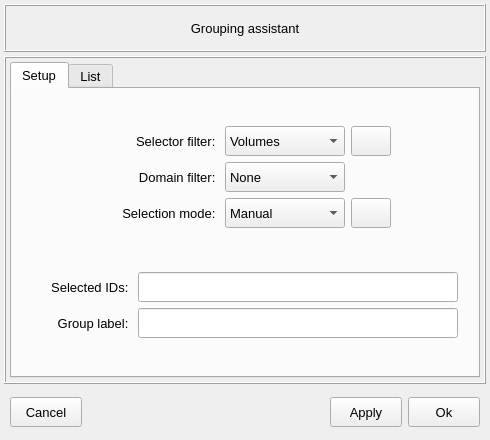
<?xml version="1.0" encoding="UTF-8"?>
<ui version="4.0">
 <class>Dialog</class>
 <widget class="QDialog" name="Dialog">
  <property name="geometry">
   <rect>
    <x>0</x>
    <y>0</y>
    <width>490</width>
    <height>440</height>
   </rect>
  </property>
  <property name="windowTitle">
   <string>Grouping assistant</string>
  </property>
  <layout class="QGridLayout" name="gridLayout">
   <property name="leftMargin">
    <number>4</number>
   </property>
   <property name="topMargin">
    <number>4</number>
   </property>
   <property name="rightMargin">
    <number>4</number>
   </property>
   <property name="bottomMargin">
    <number>4</number>
   </property>
   <property name="spacing">
    <number>4</number>
   </property>
   <item row="1" column="0">
    <widget class="QFrame" name="frame_2">
     <property name="minimumSize">
      <size>
       <width>0</width>
       <height>0</height>
      </size>
     </property>
     <property name="maximumSize">
      <size>
       <width>16777215</width>
       <height>460</height>
      </size>
     </property>
     <property name="frameShape">
      <enum>QFrame::Shape::Box</enum>
     </property>
     <property name="frameShadow">
      <enum>QFrame::Shadow::Raised</enum>
     </property>
     <layout class="QGridLayout" name="gridLayout_3">
      <property name="leftMargin">
       <number>4</number>
      </property>
      <property name="topMargin">
       <number>4</number>
      </property>
      <property name="rightMargin">
       <number>4</number>
      </property>
      <property name="bottomMargin">
       <number>4</number>
      </property>
      <property name="spacing">
       <number>4</number>
      </property>
      <item row="0" column="0">
       <widget class="QTabWidget" name="tabWidget_main">
        <property name="font">
         <font>
          <pointsize>10</pointsize>
         </font>
        </property>
        <property name="currentIndex">
         <number>0</number>
        </property>
        <widget class="QWidget" name="tab_main">
         <attribute name="title">
          <string>Setup</string>
         </attribute>
         <layout class="QGridLayout" name="gridLayout_5">
          <property name="leftMargin">
           <number>4</number>
          </property>
          <property name="topMargin">
           <number>4</number>
          </property>
          <property name="rightMargin">
           <number>4</number>
          </property>
          <property name="bottomMargin">
           <number>4</number>
          </property>
          <property name="spacing">
           <number>4</number>
          </property>
          <item row="2" column="0">
           <widget class="QFrame" name="frame_4">
            <property name="maximumSize">
             <size>
              <width>16777215</width>
              <height>84</height>
             </size>
            </property>
            <property name="frameShape">
             <enum>QFrame::Shape::NoFrame</enum>
            </property>
            <property name="frameShadow">
             <enum>QFrame::Shadow::Raised</enum>
            </property>
            <layout class="QGridLayout" name="gridLayout_4">
             <item row="1" column="3">
              <spacer name="horizontalSpacer">
               <property name="orientation">
                <enum>Qt::Orientation::Horizontal</enum>
               </property>
               <property name="sizeHint" stdset="0">
                <size>
                 <width>40</width>
                 <height>20</height>
                </size>
               </property>
              </spacer>
             </item>
             <item row="0" column="2">
              <widget class="QLineEdit" name="lineEdit_selected_ids">
               <property name="minimumSize">
                <size>
                 <width>320</width>
                 <height>30</height>
                </size>
               </property>
               <property name="maximumSize">
                <size>
                 <width>16777215</width>
                 <height>30</height>
                </size>
               </property>
               <property name="font">
                <font>
                 <pointsize>10</pointsize>
                </font>
               </property>
               <property name="styleSheet">
                <string notr="true"/>
               </property>
               <property name="text">
                <string/>
               </property>
               <property name="alignment">
                <set>Qt::AlignmentFlag::AlignCenter</set>
               </property>
              </widget>
             </item>
             <item row="0" column="1">
              <widget class="QLabel" name="label_selected_ids">
               <property name="minimumSize">
                <size>
                 <width>100</width>
                 <height>30</height>
                </size>
               </property>
               <property name="maximumSize">
                <size>
                 <width>100</width>
                 <height>30</height>
                </size>
               </property>
               <property name="font">
                <font>
                 <family>MS Shell Dlg 2</family>
                 <pointsize>10</pointsize>
                 <italic>false</italic>
                 <bold>false</bold>
                </font>
               </property>
               <property name="text">
                <string>Selected IDs: </string>
               </property>
               <property name="alignment">
                <set>Qt::AlignmentFlag::AlignRight|Qt::AlignmentFlag::AlignTrailing|Qt::AlignmentFlag::AlignVCenter</set>
               </property>
              </widget>
             </item>
             <item row="1" column="1">
              <widget class="QLabel" name="label_10">
               <property name="minimumSize">
                <size>
                 <width>100</width>
                 <height>30</height>
                </size>
               </property>
               <property name="maximumSize">
                <size>
                 <width>100</width>
                 <height>30</height>
                </size>
               </property>
               <property name="font">
                <font>
                 <family>MS Shell Dlg 2</family>
                 <pointsize>10</pointsize>
                 <italic>false</italic>
                 <bold>false</bold>
                </font>
               </property>
               <property name="text">
                <string>Group label: </string>
               </property>
               <property name="alignment">
                <set>Qt::AlignmentFlag::AlignRight|Qt::AlignmentFlag::AlignTrailing|Qt::AlignmentFlag::AlignVCenter</set>
               </property>
              </widget>
             </item>
             <item row="1" column="2">
              <widget class="QLineEdit" name="lineEdit_group_label">
               <property name="minimumSize">
                <size>
                 <width>320</width>
                 <height>30</height>
                </size>
               </property>
               <property name="maximumSize">
                <size>
                 <width>16777215</width>
                 <height>30</height>
                </size>
               </property>
               <property name="font">
                <font>
                 <pointsize>10</pointsize>
                </font>
               </property>
               <property name="styleSheet">
                <string notr="true"/>
               </property>
               <property name="text">
                <string/>
               </property>
               <property name="alignment">
                <set>Qt::AlignmentFlag::AlignCenter</set>
               </property>
              </widget>
             </item>
             <item row="1" column="0">
              <spacer name="horizontalSpacer_2">
               <property name="orientation">
                <enum>Qt::Orientation::Horizontal</enum>
               </property>
               <property name="sizeHint" stdset="0">
                <size>
                 <width>40</width>
                 <height>20</height>
                </size>
               </property>
              </spacer>
             </item>
            </layout>
           </widget>
          </item>
          <item row="0" column="0">
           <widget class="QFrame" name="frame_5">
            <property name="minimumSize">
             <size>
              <width>0</width>
              <height>80</height>
             </size>
            </property>
            <property name="maximumSize">
             <size>
              <width>16777215</width>
              <height>120</height>
             </size>
            </property>
            <property name="frameShape">
             <enum>QFrame::Shape::NoFrame</enum>
            </property>
            <property name="frameShadow">
             <enum>QFrame::Shadow::Raised</enum>
            </property>
            <layout class="QGridLayout" name="gridLayout_6">
             <property name="leftMargin">
              <number>2</number>
             </property>
             <property name="topMargin">
              <number>6</number>
             </property>
             <property name="rightMargin">
              <number>2</number>
             </property>
             <property name="bottomMargin">
              <number>2</number>
             </property>
             <property name="horizontalSpacing">
              <number>6</number>
             </property>
             <property name="verticalSpacing">
              <number>2</number>
             </property>
             <item row="2" column="1">
              <widget class="QLabel" name="label_domain_filter">
               <property name="minimumSize">
                <size>
                 <width>120</width>
                 <height>30</height>
                </size>
               </property>
               <property name="maximumSize">
                <size>
                 <width>120</width>
                 <height>30</height>
                </size>
               </property>
               <property name="font">
                <font>
                 <pointsize>10</pointsize>
                </font>
               </property>
               <property name="text">
                <string>Domain filter: </string>
               </property>
               <property name="alignment">
                <set>Qt::AlignmentFlag::AlignRight|Qt::AlignmentFlag::AlignTrailing|Qt::AlignmentFlag::AlignVCenter</set>
               </property>
              </widget>
             </item>
             <item row="3" column="2">
              <widget class="QComboBox" name="comboBox_selection_mode">
               <property name="minimumSize">
                <size>
                 <width>120</width>
                 <height>30</height>
                </size>
               </property>
               <property name="maximumSize">
                <size>
                 <width>120</width>
                 <height>30</height>
                </size>
               </property>
               <property name="font">
                <font>
                 <pointsize>10</pointsize>
                </font>
               </property>
               <property name="styleSheet">
                <string notr="true"/>
               </property>
               <property name="currentIndex">
                <number>0</number>
               </property>
               <item>
                <property name="text">
                 <string>Manual</string>
                </property>
               </item>
               <item>
                <property name="text">
                 <string>Select all</string>
                </property>
               </item>
               <item>
                <property name="text">
                 <string>Select by size</string>
                </property>
               </item>
              </widget>
             </item>
             <item row="3" column="3">
              <widget class="QPushButton" name="pushButton_select">
               <property name="minimumSize">
                <size>
                 <width>40</width>
                 <height>30</height>
                </size>
               </property>
               <property name="maximumSize">
                <size>
                 <width>40</width>
                 <height>30</height>
                </size>
               </property>
               <property name="font">
                <font>
                 <family>MS Shell Dlg 2</family>
                 <pointsize>11</pointsize>
                 <italic>false</italic>
                 <bold>true</bold>
                </font>
               </property>
               <property name="toolTip">
                <string>&lt;html&gt;&lt;head/&gt;&lt;body&gt;&lt;p&gt;&lt;span style=&quot; font-size:10pt; font-weight:400;&quot;&gt;Process the entities selection.&lt;/span&gt;&lt;/p&gt;&lt;/body&gt;&lt;/html&gt;</string>
               </property>
               <property name="styleSheet">
                <string notr="true"/>
               </property>
               <property name="text">
                <string/>
               </property>
               <property name="icon">
                <iconset resource="../../../icons/dark_theme/resources.qrc">
                 <normaloff>:/icons/selection_icon.png</normaloff>:/icons/selection_icon.png</iconset>
               </property>
               <property name="iconSize">
                <size>
                 <width>20</width>
                 <height>20</height>
                </size>
               </property>
               <property name="autoDefault">
                <bool>false</bool>
               </property>
               <property name="flat">
                <bool>false</bool>
               </property>
              </widget>
             </item>
             <item row="1" column="2">
              <widget class="QComboBox" name="comboBox_selector_filter">
               <property name="minimumSize">
                <size>
                 <width>120</width>
                 <height>30</height>
                </size>
               </property>
               <property name="maximumSize">
                <size>
                 <width>120</width>
                 <height>30</height>
                </size>
               </property>
               <property name="font">
                <font>
                 <pointsize>10</pointsize>
                </font>
               </property>
               <property name="styleSheet">
                <string notr="true"/>
               </property>
               <property name="currentIndex">
                <number>0</number>
               </property>
               <item>
                <property name="text">
                 <string>Volumes</string>
                </property>
               </item>
               <item>
                <property name="text">
                 <string>Surfaces</string>
                </property>
               </item>
               <item>
                <property name="text">
                 <string>Lines</string>
                </property>
               </item>
              </widget>
             </item>
             <item row="3" column="1">
              <widget class="QLabel" name="label_selection_mode">
               <property name="minimumSize">
                <size>
                 <width>120</width>
                 <height>30</height>
                </size>
               </property>
               <property name="maximumSize">
                <size>
                 <width>120</width>
                 <height>30</height>
                </size>
               </property>
               <property name="font">
                <font>
                 <pointsize>10</pointsize>
                </font>
               </property>
               <property name="text">
                <string>Selection mode: </string>
               </property>
               <property name="alignment">
                <set>Qt::AlignmentFlag::AlignRight|Qt::AlignmentFlag::AlignTrailing|Qt::AlignmentFlag::AlignVCenter</set>
               </property>
              </widget>
             </item>
             <item row="1" column="1">
              <widget class="QLabel" name="label_selector_filter">
               <property name="minimumSize">
                <size>
                 <width>120</width>
                 <height>30</height>
                </size>
               </property>
               <property name="maximumSize">
                <size>
                 <width>120</width>
                 <height>30</height>
                </size>
               </property>
               <property name="font">
                <font>
                 <pointsize>10</pointsize>
                </font>
               </property>
               <property name="text">
                <string>Selector filter: </string>
               </property>
               <property name="alignment">
                <set>Qt::AlignmentFlag::AlignRight|Qt::AlignmentFlag::AlignTrailing|Qt::AlignmentFlag::AlignVCenter</set>
               </property>
              </widget>
             </item>
             <item row="2" column="2">
              <widget class="QComboBox" name="comboBox_domain_filter">
               <property name="minimumSize">
                <size>
                 <width>120</width>
                 <height>30</height>
                </size>
               </property>
               <property name="maximumSize">
                <size>
                 <width>120</width>
                 <height>30</height>
                </size>
               </property>
               <property name="font">
                <font>
                 <pointsize>10</pointsize>
                </font>
               </property>
               <property name="styleSheet">
                <string notr="true"/>
               </property>
               <property name="currentIndex">
                <number>0</number>
               </property>
               <item>
                <property name="text">
                 <string>None</string>
                </property>
               </item>
               <item>
                <property name="text">
                 <string>Acoustic</string>
                </property>
               </item>
               <item>
                <property name="text">
                 <string>Structural</string>
                </property>
               </item>
              </widget>
             </item>
             <item row="3" column="4">
              <spacer name="horizontalSpacer_4">
               <property name="orientation">
                <enum>Qt::Orientation::Horizontal</enum>
               </property>
               <property name="sizeHint" stdset="0">
                <size>
                 <width>40</width>
                 <height>20</height>
                </size>
               </property>
              </spacer>
             </item>
             <item row="3" column="0">
              <spacer name="horizontalSpacer_3">
               <property name="orientation">
                <enum>Qt::Orientation::Horizontal</enum>
               </property>
               <property name="sizeHint" stdset="0">
                <size>
                 <width>40</width>
                 <height>20</height>
                </size>
               </property>
              </spacer>
             </item>
             <item row="1" column="3">
              <widget class="QPushButton" name="pushButton_invert_selection">
               <property name="minimumSize">
                <size>
                 <width>40</width>
                 <height>30</height>
                </size>
               </property>
               <property name="maximumSize">
                <size>
                 <width>40</width>
                 <height>30</height>
                </size>
               </property>
               <property name="font">
                <font>
                 <family>MS Shell Dlg 2</family>
                 <pointsize>11</pointsize>
                 <italic>false</italic>
                 <bold>true</bold>
                </font>
               </property>
               <property name="toolTip">
                <string>&lt;html&gt;&lt;head/&gt;&lt;body&gt;&lt;p&gt;&lt;span style=&quot; font-size:10pt; font-weight:400;&quot;&gt;Invert entities selection&lt;/span&gt;&lt;/p&gt;&lt;/body&gt;&lt;/html&gt;</string>
               </property>
               <property name="styleSheet">
                <string notr="true"/>
               </property>
               <property name="text">
                <string/>
               </property>
               <property name="icon">
                <iconset resource="../../../icons/dark_theme/resources.qrc">
                 <normaloff>:/icons/invert_icon.png</normaloff>:/icons/invert_icon.png</iconset>
               </property>
               <property name="iconSize">
                <size>
                 <width>22</width>
                 <height>22</height>
                </size>
               </property>
               <property name="autoDefault">
                <bool>false</bool>
               </property>
               <property name="flat">
                <bool>false</bool>
               </property>
              </widget>
             </item>
            </layout>
           </widget>
          </item>
         </layout>
        </widget>
        <widget class="QWidget" name="tab_list">
         <attribute name="title">
          <string>List</string>
         </attribute>
         <layout class="QGridLayout" name="gridLayout_7">
          <item row="0" column="0">
           <widget class="QTreeWidget" name="treeWidget_group_info">
            <property name="font">
             <font>
              <pointsize>9</pointsize>
             </font>
            </property>
            <property name="indentation">
             <number>0</number>
            </property>
            <column>
             <property name="text">
              <string>ID</string>
             </property>
             <property name="textAlignment">
              <set>AlignCenter</set>
             </property>
            </column>
            <column>
             <property name="text">
              <string>Group Label</string>
             </property>
             <property name="textAlignment">
              <set>AlignCenter</set>
             </property>
            </column>
            <column>
             <property name="text">
              <string>Entity type</string>
             </property>
             <property name="textAlignment">
              <set>AlignCenter</set>
             </property>
            </column>
            <column>
             <property name="text">
              <string>Entities ID</string>
             </property>
             <property name="textAlignment">
              <set>AlignCenter</set>
             </property>
            </column>
           </widget>
          </item>
          <item row="1" column="0">
           <widget class="QFrame" name="frame_reset_remove_buttons">
            <property name="minimumSize">
             <size>
              <width>320</width>
              <height>40</height>
             </size>
            </property>
            <property name="maximumSize">
             <size>
              <width>16777215</width>
              <height>40</height>
             </size>
            </property>
            <property name="frameShape">
             <enum>QFrame::Shape::NoFrame</enum>
            </property>
            <property name="frameShadow">
             <enum>QFrame::Shadow::Raised</enum>
            </property>
            <layout class="QGridLayout" name="gridLayout_8">
             <property name="leftMargin">
              <number>4</number>
             </property>
             <property name="topMargin">
              <number>4</number>
             </property>
             <property name="rightMargin">
              <number>4</number>
             </property>
             <property name="bottomMargin">
              <number>4</number>
             </property>
             <property name="horizontalSpacing">
              <number>12</number>
             </property>
             <item row="0" column="0">
              <widget class="QPushButton" name="pushButton_reset">
               <property name="minimumSize">
                <size>
                 <width>100</width>
                 <height>28</height>
                </size>
               </property>
               <property name="maximumSize">
                <size>
                 <width>100</width>
                 <height>28</height>
                </size>
               </property>
               <property name="font">
                <font>
                 <family>MS Shell Dlg 2</family>
                 <pointsize>10</pointsize>
                 <italic>false</italic>
                 <bold>false</bold>
                </font>
               </property>
               <property name="styleSheet">
                <string notr="true"/>
               </property>
               <property name="text">
                <string>Reset</string>
               </property>
               <property name="autoDefault">
                <bool>false</bool>
               </property>
              </widget>
             </item>
             <item row="0" column="1">
              <widget class="QPushButton" name="pushButton_remove">
               <property name="minimumSize">
                <size>
                 <width>100</width>
                 <height>28</height>
                </size>
               </property>
               <property name="maximumSize">
                <size>
                 <width>100</width>
                 <height>28</height>
                </size>
               </property>
               <property name="font">
                <font>
                 <family>MS Shell Dlg 2</family>
                 <pointsize>10</pointsize>
                 <italic>false</italic>
                 <bold>false</bold>
                </font>
               </property>
               <property name="styleSheet">
                <string notr="true"/>
               </property>
               <property name="text">
                <string>Remove</string>
               </property>
               <property name="autoDefault">
                <bool>false</bool>
               </property>
              </widget>
             </item>
            </layout>
           </widget>
          </item>
         </layout>
        </widget>
       </widget>
      </item>
     </layout>
    </widget>
   </item>
   <item row="0" column="0">
    <widget class="QFrame" name="frame">
     <property name="minimumSize">
      <size>
       <width>0</width>
       <height>48</height>
      </size>
     </property>
     <property name="maximumSize">
      <size>
       <width>16777215</width>
       <height>48</height>
      </size>
     </property>
     <property name="frameShape">
      <enum>QFrame::Shape::Box</enum>
     </property>
     <property name="frameShadow">
      <enum>QFrame::Shadow::Raised</enum>
     </property>
     <property name="lineWidth">
      <number>1</number>
     </property>
     <layout class="QGridLayout" name="gridLayout_2">
      <property name="leftMargin">
       <number>0</number>
      </property>
      <property name="topMargin">
       <number>0</number>
      </property>
      <property name="rightMargin">
       <number>0</number>
      </property>
      <property name="bottomMargin">
       <number>0</number>
      </property>
      <property name="spacing">
       <number>0</number>
      </property>
      <item row="0" column="0">
       <widget class="QLabel" name="label">
        <property name="minimumSize">
         <size>
          <width>0</width>
          <height>30</height>
         </size>
        </property>
        <property name="maximumSize">
         <size>
          <width>452</width>
          <height>30</height>
         </size>
        </property>
        <property name="font">
         <font>
          <family>Segoe UI</family>
          <pointsize>10</pointsize>
          <italic>false</italic>
          <bold>false</bold>
         </font>
        </property>
        <property name="text">
         <string>Grouping assistant</string>
        </property>
        <property name="textFormat">
         <enum>Qt::TextFormat::AutoText</enum>
        </property>
        <property name="alignment">
         <set>Qt::AlignmentFlag::AlignCenter</set>
        </property>
       </widget>
      </item>
     </layout>
    </widget>
   </item>
   <item row="2" column="0">
    <widget class="QFrame" name="frame_apply_buttons">
     <property name="minimumSize">
      <size>
       <width>0</width>
       <height>48</height>
      </size>
     </property>
     <property name="maximumSize">
      <size>
       <width>16777215</width>
       <height>48</height>
      </size>
     </property>
     <property name="frameShape">
      <enum>QFrame::Shape::NoFrame</enum>
     </property>
     <property name="frameShadow">
      <enum>QFrame::Shadow::Raised</enum>
     </property>
     <layout class="QGridLayout" name="gridLayout_11">
      <property name="leftMargin">
       <number>6</number>
      </property>
      <property name="topMargin">
       <number>0</number>
      </property>
      <property name="rightMargin">
       <number>6</number>
      </property>
      <property name="bottomMargin">
       <number>0</number>
      </property>
      <property name="verticalSpacing">
       <number>0</number>
      </property>
      <item row="0" column="3">
       <widget class="QPushButton" name="pushButton_apply_and_close">
        <property name="minimumSize">
         <size>
          <width>72</width>
          <height>30</height>
         </size>
        </property>
        <property name="maximumSize">
         <size>
          <width>72</width>
          <height>30</height>
         </size>
        </property>
        <property name="font">
         <font>
          <pointsize>10</pointsize>
          <italic>false</italic>
          <bold>false</bold>
         </font>
        </property>
        <property name="styleSheet">
         <string notr="true"/>
        </property>
        <property name="text">
         <string>Ok</string>
        </property>
        <property name="autoDefault">
         <bool>false</bool>
        </property>
        <property name="default">
         <bool>false</bool>
        </property>
        <property name="flat">
         <bool>false</bool>
        </property>
       </widget>
      </item>
      <item row="0" column="2">
       <widget class="QPushButton" name="pushButton_apply">
        <property name="minimumSize">
         <size>
          <width>72</width>
          <height>30</height>
         </size>
        </property>
        <property name="maximumSize">
         <size>
          <width>72</width>
          <height>30</height>
         </size>
        </property>
        <property name="font">
         <font>
          <pointsize>10</pointsize>
          <italic>false</italic>
          <bold>false</bold>
         </font>
        </property>
        <property name="styleSheet">
         <string notr="true"/>
        </property>
        <property name="text">
         <string>Apply</string>
        </property>
        <property name="autoDefault">
         <bool>false</bool>
        </property>
        <property name="default">
         <bool>false</bool>
        </property>
        <property name="flat">
         <bool>false</bool>
        </property>
       </widget>
      </item>
      <item row="0" column="0">
       <widget class="QPushButton" name="pushButton_cancel">
        <property name="minimumSize">
         <size>
          <width>72</width>
          <height>30</height>
         </size>
        </property>
        <property name="maximumSize">
         <size>
          <width>72</width>
          <height>30</height>
         </size>
        </property>
        <property name="font">
         <font>
          <pointsize>10</pointsize>
          <italic>false</italic>
          <bold>false</bold>
         </font>
        </property>
        <property name="styleSheet">
         <string notr="true"/>
        </property>
        <property name="text">
         <string>Cancel</string>
        </property>
        <property name="autoDefault">
         <bool>false</bool>
        </property>
        <property name="default">
         <bool>false</bool>
        </property>
        <property name="flat">
         <bool>false</bool>
        </property>
       </widget>
      </item>
      <item row="0" column="1">
       <spacer name="horizontalSpacer_17">
        <property name="orientation">
         <enum>Qt::Orientation::Horizontal</enum>
        </property>
        <property name="sizeHint" stdset="0">
         <size>
          <width>40</width>
          <height>20</height>
         </size>
        </property>
       </spacer>
      </item>
     </layout>
    </widget>
   </item>
  </layout>
 </widget>
 <resources>
  <include location="../../../icons/dark_theme/resources.qrc"/>
 </resources>
 <connections/>
</ui>
